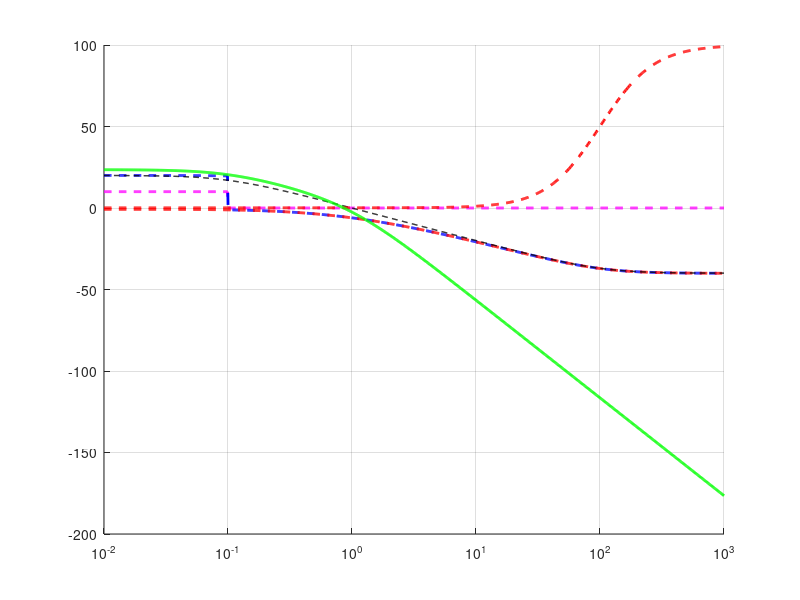
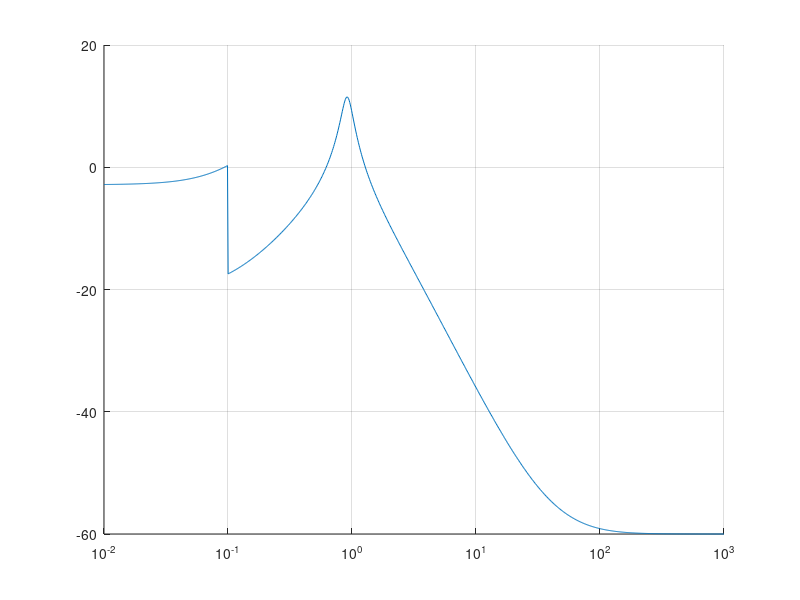
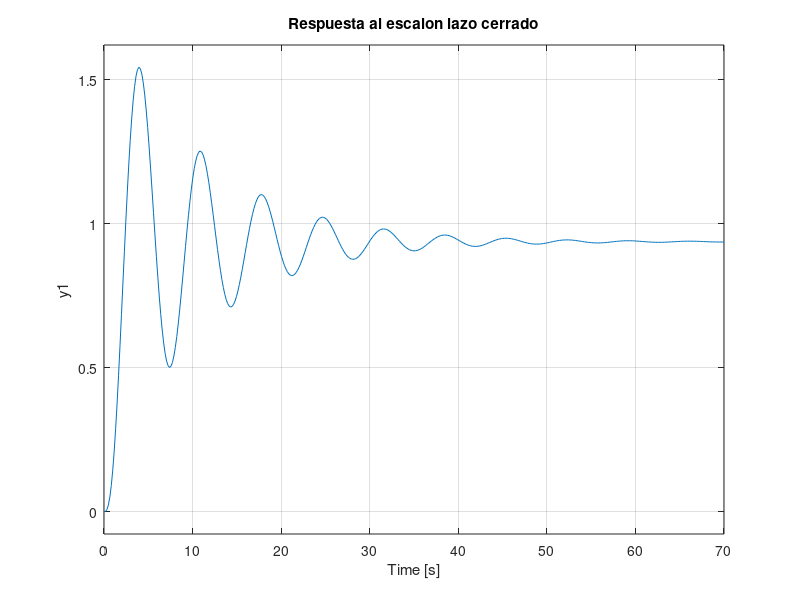

Reproduce these figures in MATLAB, in order.
% Script para diseño de controlador por loopshaping

% % % % % % % % % % % % % % % % % % % % 
% Teorema:
% % % % % % % % % % % % % % % % % % % % 
% Condicion necesaria y suficiente para performance robusta:
% || |WdS| + |WsT| || <= 1
% Ws -> W(delta)
% - - - - - - - - - - - - - - - - - - - - 

close all; clc;
s = tf('s');

% % % % % % % % % % % % % % % % % % % % 
% DATOS
% % % % % % % % % % % % % % % % % % % % 

ww = logspace(-2, 3, 1000); % vector de frecuencias
G0 = 1/(s*(s+1)); % Planta nominal
deltaIncertidumbrePlanta = [-1:0.5:1];

% Incertidumbre Wd (performance nominal)
wd_resp=10.*ones(size(ww));wd_resp=wd_resp.*(ww<0.1)+ 0.001*(ww>=0.1);

% Incertidumbre Wm (estabilidad robusta)
wm = 100*(s+0.1)/(s+100);
wm_resp=freqresp(wm,ww);wm_resp=reshape(wm_resp,size(ww));

% Controlador K = L0/G0
L0 = 10;
L0 = 10/(s);
L0 = 15/((s+1)*(s+1)*(s/0.1+1));
% L0 = K*G0;
L0_resp=freqresp(L0,ww);L0_resp=reshape(L0_resp,size(ww));

% - - - - - - - - - - - - - - - - - - - - 

T=L0_resp./(1+L0_resp); % Sensibilidad complementaria
S=1-T; % Sensibilidad

% % % % % % % % % % % % % % % % % % % % 
% Performance nominal y estabilidad robusta
% % % % % % % % % % % % % % % % % % % % 
% regionTop=20*log10(real(wd_resp)); regA0dbIndex=find(regionA<=0,1);regionA=regionA(1:regA0dbIndex);
regionA=20*log10((1+abs(wd_resp))./(1+abs(wm_resp)));
regionB2=20*log10(1./abs(wm_resp));
regionB=20*log10(1./(abs(wm_resp)+1));

fig = figure(); hold on; grid on; screenSize = get(0, 'ScreenSize');
set(fig, 'Position', [0 0 screenSize(3) screenSize(4)]);
set(gca, 'XScale', 'log');  % hago el eje logaritmico
semilogx(ww(1:length(wd_resp)), real(wd_resp), 'm--','linewidth',2);
semilogx(ww(1:length(regionA)), real(regionA), 'b--','linewidth',2);
semilogx(ww(1:length(regionB)), real(regionB), 'r--','linewidth',2);
semilogx(ww(1:length(regionB2)), real(regionB2), 'k--','linewidth',1);
semilogx(ww(1:length(wm_resp)), real(wm_resp), 'r--','linewidth',2);
semilogx(ww(1:length(abs(L0_resp))), real(20*log10(L0_resp)), 'g','linewidth',2);

% - - - - - - - - - - - - - - - - - - - - 

% % % % % % % % % % % % % % % % % % % % 
% Performance robusta
% % % % % % % % % % % % % % % % % % % % 
cond_perf_robust=20*log10(abs(S.*wd_resp)+abs(T.*wm_resp));

fig = figure(); hold on; grid on; screenSize = get(0, 'ScreenSize');
set(fig, 'Position', [0 0 screenSize(3) screenSize(4)]);
set(gca, 'XScale', 'log');  % hago el eje logaritmico
semilogx(ww, cond_perf_robust);

% Lleno las áreas con rojo donde la curva no cumple la condicion
% TODO
% - - - - - - - - - - - - - - - - - - - - 

% % % % % % % % % % % % % % % % % % % % 
% Respuesta al escalón
% % % % % % % % % % % % % % % % % % % % 

% Step response of the closed-loop system (T = L0/(1+L0))
T_closed_loop = L0 / (1 + L0);
figure; hold on;
step(T_closed_loop); grid on;
title('Respuesta al escalon lazo cerrado');

% - - - - - - - - - - - - - - - - - - - - 